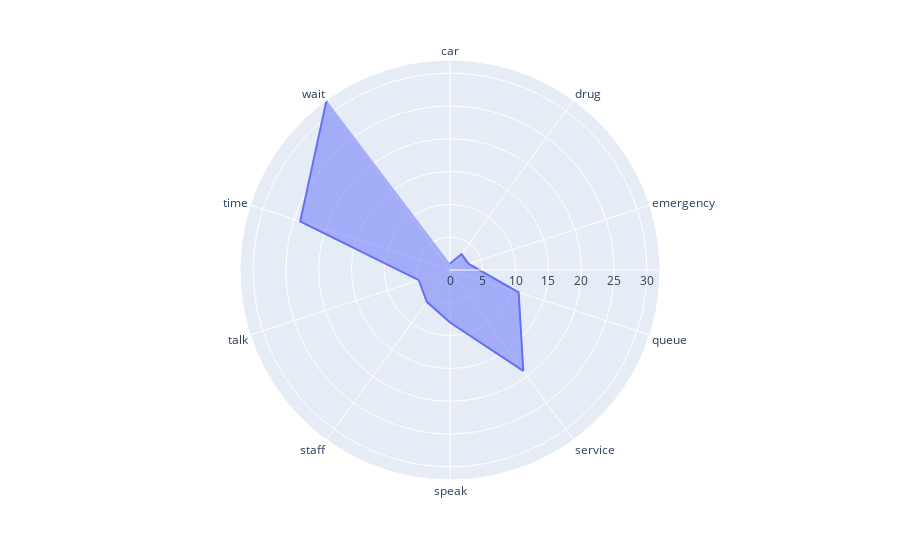

Notebook code cell kept with this figure:
### Code cell
data_cv_bad= cv.fit_transform(df_test_bad.loc[df_test_bad.hospital == 'โรงพยาบาลตากสิน'].en)
word_count = pd.DataFrame({'word': cv.get_feature_names(), 'count': np.asarray(data_cv_bad.sum(axis=0))[0]})
r = word_count.loc[word_count.word.isin(theta)].reset_index()
fig = px.line_polar(r, r='count', theta='word')
fig.update_traces(fill='toself')
fig.show()

### Figure 1 — Plotly figure (JSON) as saved in the notebook; plotly's stock layout.template omitted (floating-point values rounded to 4 significant figures)
{"data": [{"fill": "toself", "hovertemplate": "count=%{r}<br>word=%{theta}<extra></extra>", "legendgroup": "", "line": {"color": "#636efa", "dash": "solid"}, "mode": "lines", "name": "", "r": [1, 3, 3, 11, 19, 8, 6, 5, 24, 32], "showlegend": false, "subplot": "polar", "theta": ["car", "drug", "emergency", "queue", "service", "speak", "staff", "talk", "time", "wait"], "type": "scatterpolar"}], "layout": {"autosize": true, "legend": {"tracegroupgap": 0}, "margin": {"t": 60}, "polar": {"angularaxis": {"direction": "clockwise", "rotation": 90, "type": "category"}, "domain": {"x": [0, 1], "y": [0, 1]}, "radialaxis": {"autorange": true, "range": [0, 32], "type": "linear"}}}}
